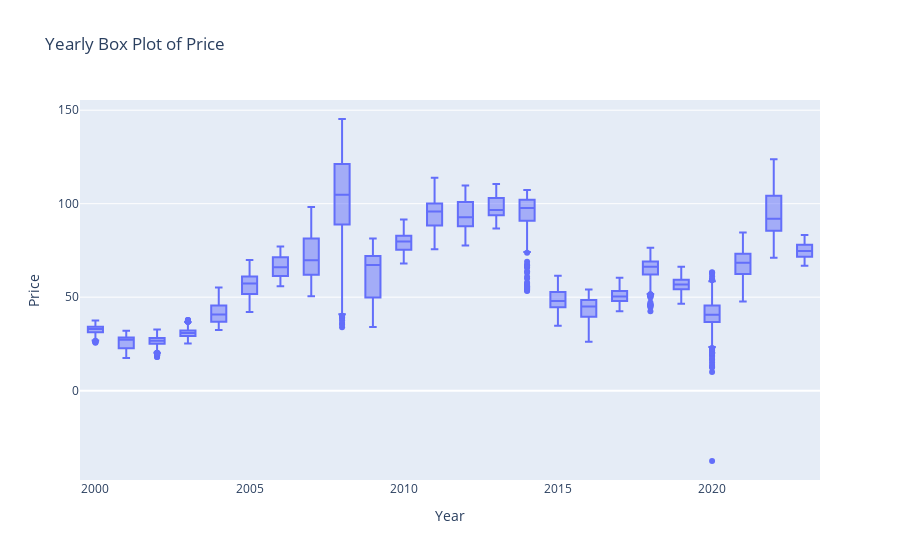

The cell this chart's notebook holds for it:
### Code cell
import pandas as pd
import plotly.express as px

# Convert the 'Date' column to a datetime object
df['Date'] = pd.to_datetime(df['Date'])

# Extract the year from the 'Date' column and create a new column 'Year'
df['Year'] = df['Date'].dt.year

# Create the box plot
fig = px.box(df, x='Year', y='Price', title='Yearly Box Plot of Price')

# Show the plot
fig.show()

### Figure 1 — Plotly figure (JSON) as saved in the notebook; plotly's stock layout.template omitted (floating-point values rounded to 4 significant figures; data arrays with more than 128 entries replaced by an {"elided": "..."} marker saying what was removed)
{"data": [{"alignmentgroup": "True", "hovertemplate": "Year=%{x}<br>Price=%{y}<extra></extra>", "legendgroup": "", "marker": {"color": "#636efa"}, "name": "", "notched": false, "offsetgroup": "", "orientation": "v", "showlegend": false, "type": "box", "x": {"elided": "5751 int values"}, "x0": " ", "xaxis": "x", "y": {"elided": "5751 float values"}, "y0": " ", "yaxis": "y"}], "layout": {"boxmode": "group", "legend": {"tracegroupgap": 0}, "title": {"text": "Yearly Box Plot of Price"}, "xaxis": {"anchor": "y", "domain": [0, 1], "title": {"text": "Year"}}, "yaxis": {"anchor": "x", "domain": [0, 1], "title": {"text": "Price"}}}}
